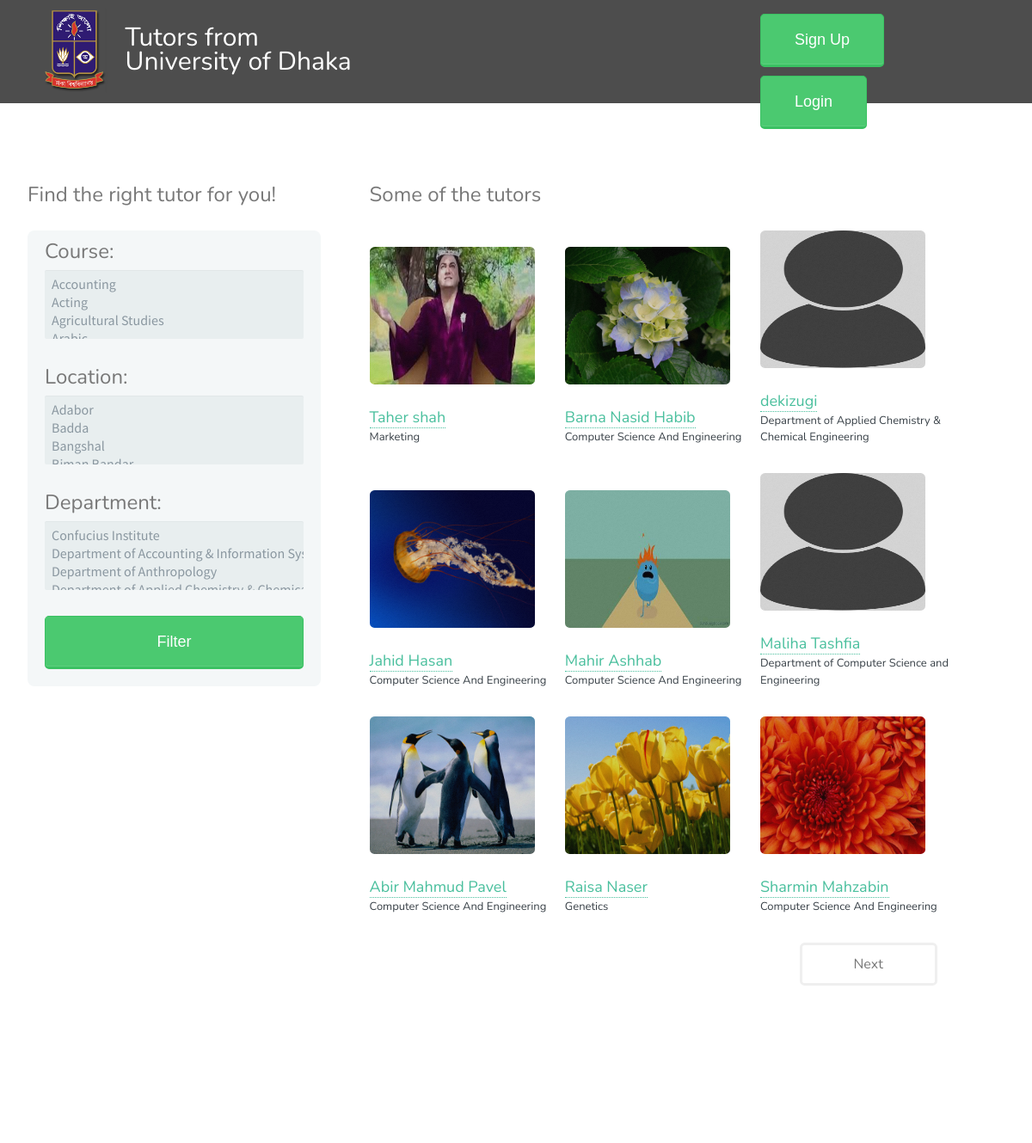
Screenshot of /view_all.php?page=1 with the database file from the repository.
### tables this page shows
CREATE TABLE `user_info` (
  `username` varchar(15) NOT NULL,
  `email` varchar(50) NOT NULL,
  `name` varchar(50) NOT NULL,
  `password` varchar(40) NOT NULL,
  `gender` varchar(6) NOT NULL,
  `phone` varchar(11) DEFAULT NULL,
  `phone_privacy` tinyint(1) DEFAULT NULL,
  `department` varchar(100) NOT NULL,
  `biography` longtext,
  `verified` tinyint(1) NOT NULL DEFAULT '0',
  `isAvailable` tinyint(1) NOT NULL DEFAULT '1'
);

### view_all.php (the view, shortened to what this page needs)
<?php
	$per_page=9;
?>
<html>
    <head>
		<link rel="stylesheet" href="assets/css/profile.css" />
    </head>
	<?php
                                        if(isset($_SESSION['logged_in']) && $_SESSION['logged_in']==true)
                                            include"user_header.php";
                                         else
                                             include"login_header.php"
                                        ?>
			<div class="main">
					<?php
						include("config.php");
						$sql = "SELECT username FROM user_info WHERE isAvailable = '1'";
						$result = mysqli_query($conn,$sql);
						$rows = $result->num_rows;
						$start=$per_page*($_SESSION['page']-1);
						mysqli_data_seek($result,$start);
					?>
					<?php include"filter_sidebar.php" ?>
			<div class = "view">
						<h2>Some of the tutors</h2>
							<?php
							$cnt=0;
							while($list_ini = mysqli_fetch_array($result,MYSQLI_ASSOC))
							{
								$curr=$list_ini['username'];
								$sql = " SELECT * FROM user_info WHERE username = '$curr' ";
								$result2 = $conn->query($sql);
								$list = mysqli_fetch_array($result2,MYSQLI_ASSOC);
								$path="uploads/".$list['username'].".jpg";
								if(!file_exists($path))
									$path="uploads/default/avatar.jpg";
								echo "<article class=\"4u 12u$(xsmall) work-item\">";
								echo "<a href=".$path." class=\"image fit thumb\"><img src=".$path." alt=\"\"></a>";
								echo "<a href=\"profile.php?username=".$list['username']."\" >"."<font size=\"4\">".$list['name']."</font> </a>";
								echo "	<p> "."<font size = \"2\" >".$list['department']."</font> </p>"	;
								echo "</article>";
								$cnt = $cnt+1;
								if($cnt == $per_page )
									break;
							}
							?>
						<ul class="actions">
							<?php
								$page = $_SESSION['page']+1;
								if($cnt+$start<$rows)
								{
									echo"<a href=\"view_all.php?page=".$page."\""." class= \"button\" style = \"margin-left : 500px\" >Next</a>";
								}
							?>
						</ul>
					</div>
			</div>
			<?php include"footer.php" ?>
		<?php
                    if(isset($_SESSION['logged_in']) && $_SESSION['logged_in']==true);
                    else
                        include"login_module.php"
                ?>

### assets/css/profile.css (style rules this page uses)
html, body, div, span, applet, object, iframe, h1, h2, h3, h4, h5, h6, p, blockquote, pre, a, abbr, acronym, address, big, cite, code, del, dfn, em, img, ins, kbd, q, s, samp, small, strike, strong, sub, sup, tt, var, b, u, i, center, dl, dt, dd, ol, ul, li, fieldset, form, label, legend, table, caption, tbody, tfoot, thead, tr, th, td, article, aside, canvas, details, embed, figure, figcaption, footer, header, hgroup, menu, nav, output, ruby, section, summary, time, mark, audio, video { margin: 0; padding: 0; border: 0; font-size: 100%; font: inherit; vertical-align: baseline; }
article { display: inline-block; }
ol, ul { list-style: none; }
*, *:before, *:after { -moz-box-sizing: border-box; -webkit-box-sizing: border-box; box-sizing: border-box; }
.\34 u, .\34 u\24 { width: 33.3333333333%; clear: none; margin-left: 0; }
a { -moz-transition: color 0.2s ease-in-out, border-color 0.2s ease-in-out; -webkit-transition: color 0.2s ease-in-out, border-color 0.2s ease-in-out; -ms-transition: color 0.2s ease-in-out, border-color 0.2s ease-in-out; transition: color 0.2s ease-in-out, border-color 0.2s ease-in-out; border-bottom: dotted 1px; color: #49bf9d; text-decoration: none; }
p { margin: 0 0 2em 0; }
h1, h2, h3, h4, h5, h6 { color: #787878; font-weight: 400; line-height: 1em; margin: 0 0 1em 0; }
h2 { font-size: 1.5em; line-height: 1.5em; }
.image { border-radius: 0.35em; border: 0; display: inline-block; position: relative; }
.image:before { -moz-transition: opacity 0.2s ease-in-out; -webkit-transition: opacity 0.2s ease-in-out; -ms-transition: opacity 0.2s ease-in-out; transition: opacity 0.2s ease-in-out; background: url("images/overlay.png"); border-radius: 0.35em; content: ''; display: block; height: 100%; left: 0; opacity: 0.5; position: absolute; top: 0; width: 100%; }
.image.thumb { text-align: center; }
.image.thumb:after { -moz-transition: opacity 0.2s ease-in-out; -webkit-transition: opacity 0.2s ease-in-out; -ms-transition: opacity 0.2s ease-in-out; transition: opacity 0.2s ease-in-out; border-radius: 0.35em; border: solid 3px rgba(255, 255, 255, 0.5); color: #fff; content: ''; display: inline-block; font-size: 0.8em; font-weight: 400; left: 50%; line-height: 2.25em; margin: -1.25em 0 0 -3em; opacity: 0; padding: 0 1.5em; position: absolute; text-align: center; text-decoration: none; top: 50%; white-space: nowrap; }
.image img { border-radius: 0.35em; display: block; }
.image.fit { display: block; margin: 2em 2em 2em 2em; width: 12em; height: 10em; }
.image.fit img { width: 100%; height: 100%; }
ul { list-style: disc; margin: 0 0 2em 0; padding-left: 1em; }
ul.actions { cursor: default; list-style: none; padding-left: 0; }
input[type="submit"], input[type="reset"], input[type="button"], .button { -moz-appearance: none; -webkit-appearance: none; -ms-appearance: none; appearance: none; -moz-transition: background-color 0.2s ease-in-out, color 0.2s ease-in-out, border-color 0.2s ease-in-out; -webkit-transition: background-color 0.2s ease-in-out, color 0.2s ease-in-out, border-color 0.2s ease-in-out; -ms-transition: background-color 0.2s ease-in-out, color 0.2s ease-in-out, border-color 0.2s ease-in-out; transition: background-color 0.2s ease-in-out, color 0.2s ease-in-out, border-color 0.2s ease-in-out; background-color: transparent; border-radius: 0.35em; border: solid 3px #efefef; color: #787878 !important; cursor: pointer; display: inline-block; font-weight: 400; height: 3.15em; height: calc(2.75em + 6px); line-height: 2.75em; min-width: 10em; padding: 0 1.5em; text-align: center; text-decoration: none; white-space: nowrap; }
.work-item { margin: 0 0 2em 0; }
.work-item .image { margin: 0 0 1.5em 0; }
.work-item p { font-size: 0.8em; line-height: 1.5em; margin: 0; }
.main { max-width: 100%; padding: 1em 2em 2em 2em; width: calc(100%); display: flex; }
.view { max-width: 60%; flex-grow: 1; margin-left: 5%; }

### rows the page displays
user_info: username (picture), name "Taher shah", department "Marketing"
user_info: username (picture), name "Barna Nasid Habib", department "Computer Science And Engineering"
user_info: name "dekizugi", department "Department of Applied Chemistry & Chemical Engineering"
user_info: username (picture), name "Jahid Hasan", department "Computer Science And Engineering"
user_info: username (picture), name "Mahir Ashhab", department "Computer Science And Engineering"
user_info: name "Maliha Tashfia", department "Department of Computer Science and Engineering"
user_info: username (picture), name "Abir Mahmud Pavel", department "Computer Science And Engineering"
user_info: username (picture), name "Raisa Naser", department "Genetics"
user_info: username (picture), name "Sharmin Mahzabin", department "Computer Science And Engineering"
